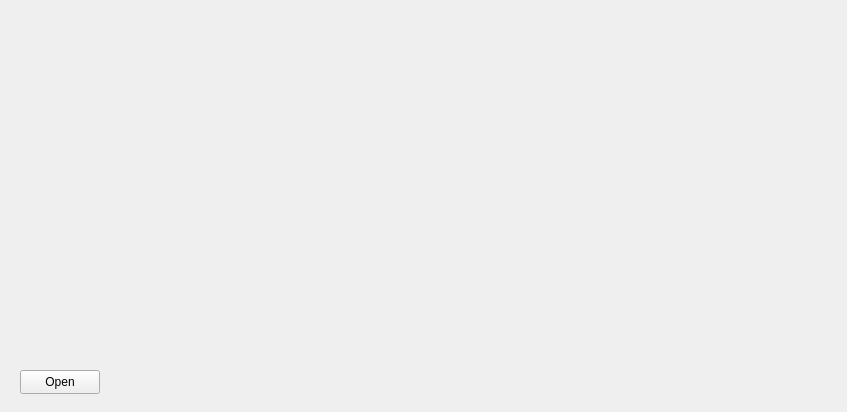
<?xml version="1.0" encoding="UTF-8"?>
<ui version="4.0">
 <class>XpdfWidgetDemo2</class>
 <widget class="QWidget" name="XpdfWidgetDemo2">
  <property name="geometry">
   <rect>
    <x>0</x>
    <y>0</y>
    <width>847</width>
    <height>412</height>
   </rect>
  </property>
  <property name="sizePolicy">
   <sizepolicy hsizetype="Expanding" vsizetype="Expanding">
    <horstretch>0</horstretch>
    <verstretch>0</verstretch>
   </sizepolicy>
  </property>
  <property name="windowTitle">
   <string>XpdfWidgetDemo2</string>
  </property>
  <widget class="XpdfWidget" name="pdf" native="true">
   <property name="geometry">
    <rect>
     <x>10</x>
     <y>10</y>
     <width>821</width>
     <height>351</height>
    </rect>
   </property>
   <property name="sizePolicy">
    <sizepolicy hsizetype="Expanding" vsizetype="Expanding">
     <horstretch>0</horstretch>
     <verstretch>0</verstretch>
    </sizepolicy>
   </property>
  </widget>
  <widget class="QPushButton" name="pushButton">
   <property name="geometry">
    <rect>
     <x>20</x>
     <y>370</y>
     <width>80</width>
     <height>24</height>
    </rect>
   </property>
   <property name="text">
    <string>Open</string>
   </property>
  </widget>
 </widget>
 <layoutdefault spacing="6" margin="11"/>
 <customwidgets>
  <customwidget>
   <class>XpdfWidget</class>
   <extends>QWidget</extends>
   <header>XpdfWidget.h</header>
   <container>1</container>
  </customwidget>
 </customwidgets>
 <resources/>
 <connections/>
</ui>
